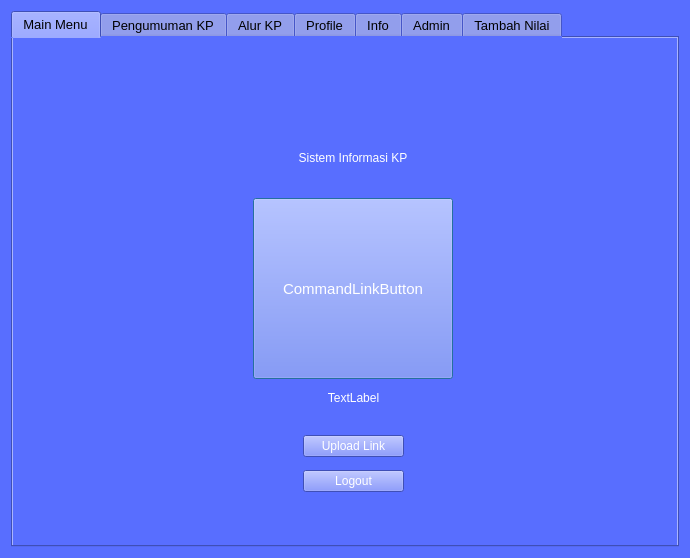
<?xml version="1.0" encoding="UTF-8"?>
<ui version="4.0">
 <class>Home</class>
 <widget class="QDialog" name="Home">
  <property name="geometry">
   <rect>
    <x>0</x>
    <y>0</y>
    <width>690</width>
    <height>558</height>
   </rect>
  </property>
  <property name="windowTitle">
   <string>Home</string>
  </property>
  <property name="windowIcon">
   <iconset>
    <normaloff>../../../../SteamLibrary/steamapps/Qt/db/home-house-main-page-building-address-location-1-2618.png</normaloff>../../../../SteamLibrary/steamapps/Qt/db/home-house-main-page-building-address-location-1-2618.png</iconset>
  </property>
  <property name="styleSheet">
   <string notr="true">background-color: rgb(88, 110, 255);</string>
  </property>
  <layout class="QVBoxLayout" name="verticalLayout_11">
   <item>
    <widget class="QTabWidget" name="awal">
     <property name="maximumSize">
      <size>
       <width>16777215</width>
       <height>16777215</height>
      </size>
     </property>
     <property name="font">
      <font>
       <pointsize>10</pointsize>
       <bold>false</bold>
      </font>
     </property>
     <property name="tabShape">
      <enum>QTabWidget::Rounded</enum>
     </property>
     <property name="currentIndex">
      <number>0</number>
     </property>
     <property name="iconSize">
      <size>
       <width>25</width>
       <height>25</height>
      </size>
     </property>
     <property name="elideMode">
      <enum>Qt::ElideLeft</enum>
     </property>
     <widget class="QWidget" name="main">
      <property name="font">
       <font>
        <pointsize>10</pointsize>
        <bold>false</bold>
       </font>
      </property>
      <attribute name="icon">
       <iconset>
        <normaloff>../../../../SteamLibrary/steamapps/Qt/db/home-house-main-page-building-address-location-1-2618.png</normaloff>../../../../SteamLibrary/steamapps/Qt/db/home-house-main-page-building-address-location-1-2618.png</iconset>
      </attribute>
      <attribute name="title">
       <string>Main Menu</string>
      </attribute>
      <widget class="QLabel" name="id_user">
       <property name="geometry">
        <rect>
         <x>240</x>
         <y>70</y>
         <width>200</width>
         <height>100</height>
        </rect>
       </property>
       <property name="maximumSize">
        <size>
         <width>200</width>
         <height>100</height>
        </size>
       </property>
       <property name="styleSheet">
        <string notr="true">color: rgb(255, 255, 255);</string>
       </property>
       <property name="text">
        <string>Sistem Informasi KP</string>
       </property>
       <property name="alignment">
        <set>Qt::AlignCenter</set>
       </property>
      </widget>
      <widget class="QPushButton" name="tombolAwal">
       <property name="enabled">
        <bool>true</bool>
       </property>
       <property name="geometry">
        <rect>
         <x>240</x>
         <y>160</y>
         <width>200</width>
         <height>181</height>
        </rect>
       </property>
       <property name="maximumSize">
        <size>
         <width>200</width>
         <height>200</height>
        </size>
       </property>
       <property name="font">
        <font>
         <pointsize>11</pointsize>
         <bold>false</bold>
        </font>
       </property>
       <property name="styleSheet">
        <string notr="true">color: rgb(255, 255, 255);</string>
       </property>
       <property name="text">
        <string>CommandLinkButton</string>
       </property>
       <property name="iconSize">
        <size>
         <width>50</width>
         <height>50</height>
        </size>
       </property>
      </widget>
      <widget class="QLabel" name="pengumuman">
       <property name="geometry">
        <rect>
         <x>130</x>
         <y>350</y>
         <width>421</width>
         <height>20</height>
        </rect>
       </property>
       <property name="styleSheet">
        <string notr="true">color: rgb(255, 255, 255);</string>
       </property>
       <property name="text">
        <string>TextLabel</string>
       </property>
       <property name="alignment">
        <set>Qt::AlignCenter</set>
       </property>
      </widget>
      <widget class="QWidget" name="layoutWidget">
       <property name="geometry">
        <rect>
         <x>290</x>
         <y>390</y>
         <width>101</width>
         <height>73</height>
        </rect>
       </property>
       <layout class="QVBoxLayout" name="verticalLayout_10">
        <item>
         <widget class="QPushButton" name="uploadlink">
          <property name="styleSheet">
           <string notr="true">color: rgb(255, 255, 255);</string>
          </property>
          <property name="text">
           <string>Upload Link</string>
          </property>
         </widget>
        </item>
        <item>
         <widget class="QPushButton" name="logout">
          <property name="styleSheet">
           <string notr="true">color: rgb(255, 255, 255);</string>
          </property>
          <property name="text">
           <string>Logout</string>
          </property>
         </widget>
        </item>
       </layout>
      </widget>
     </widget>
     <widget class="QWidget" name="info">
      <attribute name="icon">
       <iconset>
        <normaloff>../../../../SteamLibrary/steamapps/Qt/db/30526515309-3090392_download-megaphone-flat-icon-png.png</normaloff>../../../../SteamLibrary/steamapps/Qt/db/30526515309-3090392_download-megaphone-flat-icon-png.png</iconset>
      </attribute>
      <attribute name="title">
       <string>Pengumuman KP</string>
      </attribute>
      <layout class="QVBoxLayout" name="verticalLayout_8">
       <item>
        <layout class="QVBoxLayout" name="verticalLayout_4">
         <item>
          <widget class="QLabel" name="label_6">
           <property name="styleSheet">
            <string notr="true">color: rgb(255, 255, 255);</string>
           </property>
           <property name="text">
            <string>Informasi Terkait Syarat Pendaftaran Kp</string>
           </property>
           <property name="alignment">
            <set>Qt::AlignCenter</set>
           </property>
          </widget>
         </item>
         <item>
          <widget class="QTableView" name="tview">
           <property name="styleSheet">
            <string notr="true">color: rgb(255, 255, 255);selection-color: rgb(85, 0, 255);</string>
           </property>
          </widget>
         </item>
        </layout>
       </item>
      </layout>
     </widget>
     <widget class="QWidget" name="alur">
      <attribute name="icon">
       <iconset>
        <normaloff>../../../../SteamLibrary/steamapps/Qt/db/762722.png</normaloff>../../../../SteamLibrary/steamapps/Qt/db/762722.png</iconset>
      </attribute>
      <attribute name="title">
       <string>Alur KP</string>
      </attribute>
      <layout class="QHBoxLayout" name="horizontalLayout_2">
       <item>
        <layout class="QVBoxLayout" name="verticalLayout_9">
         <item>
          <widget class="QLabel" name="label_7">
           <property name="styleSheet">
            <string notr="true">color: rgb(255, 255, 255);</string>
           </property>
           <property name="text">
            <string>Informasi Terkait Alur Pendaftaran KP</string>
           </property>
           <property name="alignment">
            <set>Qt::AlignCenter</set>
           </property>
          </widget>
         </item>
         <item>
          <widget class="QTableView" name="ttview">
           <property name="styleSheet">
            <string notr="true">color: rgb(255, 255, 255);selection-color: rgb(85, 0, 255);</string>
           </property>
          </widget>
         </item>
        </layout>
       </item>
      </layout>
     </widget>
     <widget class="QWidget" name="profile">
      <attribute name="icon">
       <iconset>
        <normaloff>../../../../SteamLibrary/steamapps/Qt/db/pngtree-vector-edit-profile-icon-png-image_760869.jpg</normaloff>../../../../SteamLibrary/steamapps/Qt/db/pngtree-vector-edit-profile-icon-png-image_760869.jpg</iconset>
      </attribute>
      <attribute name="title">
       <string>Profile</string>
      </attribute>
      <widget class="QWidget" name="layoutWidget">
       <property name="geometry">
        <rect>
         <x>60</x>
         <y>0</y>
         <width>551</width>
         <height>485</height>
        </rect>
       </property>
       <layout class="QVBoxLayout" name="verticalLayout_7">
        <property name="spacing">
         <number>5</number>
        </property>
        <item>
         <widget class="QLabel" name="profile_2">
          <property name="font">
           <font>
            <pointsize>25</pointsize>
            <bold>false</bold>
           </font>
          </property>
          <property name="styleSheet">
           <string notr="true">color: rgb(255, 255, 255);selection-color: rgb(85, 0, 255);</string>
          </property>
          <property name="text">
           <string>PROFILE</string>
          </property>
          <property name="alignment">
           <set>Qt::AlignCenter</set>
          </property>
         </widget>
        </item>
        <item>
         <widget class="QLabel" name="informasi">
          <property name="text">
           <string/>
          </property>
          <property name="alignment">
           <set>Qt::AlignCenter</set>
          </property>
         </widget>
        </item>
        <item>
         <layout class="QHBoxLayout" name="horizontalLayout">
          <item>
           <layout class="QVBoxLayout" name="verticalLayout_5">
            <property name="spacing">
             <number>5</number>
            </property>
            <property name="topMargin">
             <number>0</number>
            </property>
            <property name="bottomMargin">
             <number>0</number>
            </property>
            <item>
             <widget class="QLabel" name="label_2">
              <property name="styleSheet">
               <string notr="true">color: rgb(255, 255, 255);</string>
              </property>
              <property name="text">
               <string>Username</string>
              </property>
              <property name="indent">
               <number>-1</number>
              </property>
              <property name="buddy">
               <cstring>username_user</cstring>
              </property>
             </widget>
            </item>
            <item>
             <widget class="QLabel" name="label_3">
              <property name="styleSheet">
               <string notr="true">color: rgb(255, 255, 255);</string>
              </property>
              <property name="text">
               <string>Password</string>
              </property>
              <property name="indent">
               <number>-1</number>
              </property>
              <property name="buddy">
               <cstring>password_user</cstring>
              </property>
             </widget>
            </item>
            <item>
             <widget class="QLabel" name="label">
              <property name="styleSheet">
               <string notr="true">color: rgb(255, 255, 255);</string>
              </property>
              <property name="text">
               <string>Nama</string>
              </property>
              <property name="indent">
               <number>-1</number>
              </property>
              <property name="buddy">
               <cstring>nama_user</cstring>
              </property>
             </widget>
            </item>
            <item>
             <widget class="QLabel" name="label_4">
              <property name="styleSheet">
               <string notr="true">color: rgb(255, 255, 255);</string>
              </property>
              <property name="text">
               <string>Alamat</string>
              </property>
              <property name="indent">
               <number>-1</number>
              </property>
              <property name="buddy">
               <cstring>alamat_user</cstring>
              </property>
             </widget>
            </item>
            <item>
             <widget class="QLabel" name="label_5">
              <property name="styleSheet">
               <string notr="true">color: rgb(255, 255, 255);</string>
              </property>
              <property name="text">
               <string>Total SKS</string>
              </property>
              <property name="indent">
               <number>-1</number>
              </property>
              <property name="buddy">
               <cstring>sks</cstring>
              </property>
             </widget>
            </item>
            <item>
             <widget class="QLabel" name="label_8">
              <property name="styleSheet">
               <string notr="true">color: rgb(255, 255, 255);</string>
              </property>
              <property name="text">
               <string>Nilai KP</string>
              </property>
             </widget>
            </item>
           </layout>
          </item>
          <item>
           <layout class="QVBoxLayout" name="verticalLayout_6">
            <property name="spacing">
             <number>5</number>
            </property>
            <item>
             <widget class="QLineEdit" name="username_user">
              <property name="styleSheet">
               <string notr="true">color: rgb(255, 255, 255);
border-color: rgb(255, 255, 255);</string>
              </property>
             </widget>
            </item>
            <item>
             <widget class="QLineEdit" name="password_user">
              <property name="styleSheet">
               <string notr="true">color: rgb(255, 255, 255);
border-color: rgb(255, 255, 255);</string>
              </property>
              <property name="echoMode">
               <enum>QLineEdit::Password</enum>
              </property>
             </widget>
            </item>
            <item>
             <widget class="QLineEdit" name="nama_user">
              <property name="styleSheet">
               <string notr="true">color: rgb(255, 255, 255);
border-color: rgb(255, 255, 255);</string>
              </property>
             </widget>
            </item>
            <item>
             <widget class="QLineEdit" name="alamat_user">
              <property name="styleSheet">
               <string notr="true">color: rgb(255, 255, 255);
border-color: rgb(255, 255, 255);</string>
              </property>
             </widget>
            </item>
            <item>
             <widget class="QSpinBox" name="sks">
              <property name="styleSheet">
               <string notr="true">color: rgb(255, 255, 255);</string>
              </property>
             </widget>
            </item>
            <item>
             <widget class="QComboBox" name="nilainilai">
              <property name="styleSheet">
               <string notr="true">color: rgb(255, 255, 255);</string>
              </property>
             </widget>
            </item>
           </layout>
          </item>
         </layout>
        </item>
        <item>
         <widget class="QPushButton" name="save">
          <property name="styleSheet">
           <string notr="true">color: rgb(255, 255, 255);</string>
          </property>
          <property name="text">
           <string>Save</string>
          </property>
         </widget>
        </item>
       </layout>
      </widget>
     </widget>
     <widget class="QWidget" name="Info">
      <attribute name="icon">
       <iconset>
        <normaloff>../../../../SteamLibrary/steamapps/Qt/db/information.png</normaloff>../../../../SteamLibrary/steamapps/Qt/db/information.png</iconset>
      </attribute>
      <attribute name="title">
       <string>Info</string>
      </attribute>
      <widget class="QTableView" name="viewinfo">
       <property name="geometry">
        <rect>
         <x>0</x>
         <y>0</y>
         <width>561</width>
         <height>491</height>
        </rect>
       </property>
       <property name="styleSheet">
        <string notr="true">selection-color: rgb(255, 255, 255);
gridline-color: rgb(0, 0, 0);
color: rgb(255, 252, 224);border-top-color: rgb(85, 170, 255);</string>
       </property>
      </widget>
      <widget class="QWidget" name="layoutWidget">
       <property name="geometry">
        <rect>
         <x>560</x>
         <y>0</y>
         <width>104</width>
         <height>153</height>
        </rect>
       </property>
       <layout class="QVBoxLayout" name="verticalLayout_2">
        <item>
         <layout class="QVBoxLayout" name="verticalLayout">
          <property name="spacing">
           <number>6</number>
          </property>
          <item>
           <widget class="QPushButton" name="pushButton_2">
            <property name="styleSheet">
             <string notr="true">color: rgb(255, 255, 255);</string>
            </property>
            <property name="text">
             <string>Add Info</string>
            </property>
           </widget>
          </item>
          <item>
           <widget class="QPushButton" name="refr">
            <property name="styleSheet">
             <string notr="true">color: rgb(255, 255, 255);
border-color: rgb(255, 255, 255);</string>
            </property>
            <property name="text">
             <string>refresh</string>
            </property>
           </widget>
          </item>
          <item>
           <spacer name="verticalSpacer">
            <property name="orientation">
             <enum>Qt::Vertical</enum>
            </property>
            <property name="sizeHint" stdset="0">
             <size>
              <width>20</width>
              <height>0</height>
             </size>
            </property>
           </spacer>
          </item>
         </layout>
        </item>
       </layout>
      </widget>
     </widget>
     <widget class="QWidget" name="admin">
      <attribute name="icon">
       <iconset>
        <normaloff>../../../../SteamLibrary/steamapps/Qt/db/download.png</normaloff>../../../../SteamLibrary/steamapps/Qt/db/download.png</iconset>
      </attribute>
      <attribute name="title">
       <string>Admin</string>
      </attribute>
      <widget class="QTableView" name="viewadmin">
       <property name="geometry">
        <rect>
         <x>0</x>
         <y>0</y>
         <width>561</width>
         <height>491</height>
        </rect>
       </property>
       <property name="styleSheet">
        <string notr="true">selection-color: rgb(255, 255, 255);
gridline-color: rgb(0, 0, 0);
color: rgb(255, 252, 224);
border-top-color: rgb(85, 170, 255);</string>
       </property>
      </widget>
      <widget class="QWidget" name="layoutWidget">
       <property name="geometry">
        <rect>
         <x>560</x>
         <y>0</y>
         <width>111</width>
         <height>128</height>
        </rect>
       </property>
       <layout class="QVBoxLayout" name="verticalLayout_3">
        <property name="spacing">
         <number>6</number>
        </property>
        <property name="sizeConstraint">
         <enum>QLayout::SetDefaultConstraint</enum>
        </property>
        <item>
         <widget class="QPushButton" name="addadmin">
          <property name="maximumSize">
           <size>
            <width>16777215</width>
            <height>16777215</height>
           </size>
          </property>
          <property name="styleSheet">
           <string notr="true">color: rgb(255, 255, 255);
border-color: rgb(255, 255, 255);</string>
          </property>
          <property name="text">
           <string>Add Admin</string>
          </property>
         </widget>
        </item>
        <item>
         <widget class="QPushButton" name="refradmin">
          <property name="styleSheet">
           <string notr="true">color: rgb(255, 255, 255);
border-color: rgb(255, 255, 255);</string>
          </property>
          <property name="text">
           <string>refresh</string>
          </property>
         </widget>
        </item>
        <item>
         <spacer name="verticalSpacer_4">
          <property name="orientation">
           <enum>Qt::Vertical</enum>
          </property>
          <property name="sizeHint" stdset="0">
           <size>
            <width>20</width>
            <height>40</height>
           </size>
          </property>
         </spacer>
        </item>
       </layout>
      </widget>
     </widget>
     <widget class="QWidget" name="nilai">
      <attribute name="icon">
       <iconset>
        <normaloff>../../../../SteamLibrary/steamapps/Qt/db/1.png</normaloff>../../../../SteamLibrary/steamapps/Qt/db/1.png</iconset>
      </attribute>
      <attribute name="title">
       <string>Tambah Nilai</string>
      </attribute>
      <layout class="QVBoxLayout" name="verticalLayout_12">
       <item>
        <widget class="QLineEdit" name="carimahasiswa">
         <property name="styleSheet">
          <string notr="true">color: rgb(255, 255, 255);</string>
         </property>
         <property name="placeholderText">
          <string>Cari Mahasiswa Berdasarkan NIM</string>
         </property>
        </widget>
       </item>
       <item>
        <widget class="QTableView" name="nilaimahasiswa">
         <property name="styleSheet">
          <string notr="true">color: rgb(255, 252, 224);
selection-color: rgb(255, 255, 255);
gridline-color: rgb(0, 0, 0);
border-top-color: rgb(85, 170, 255);</string>
         </property>
        </widget>
       </item>
      </layout>
     </widget>
    </widget>
   </item>
  </layout>
 </widget>
 <resources/>
 <connections/>
</ui>
